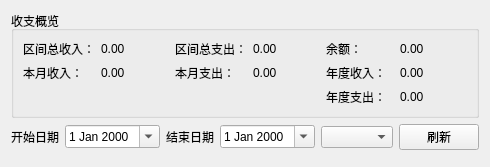
<?xml version="1.0" encoding="UTF-8"?>
<ui version="4.0">
 <class>StatisticsPage</class>
 <widget class="QWidget" name="StatisticsPage">
  <layout class="QVBoxLayout" name="mainLayout">
   <!-- 统计汇总 -->
   <item>
    <widget class="QGroupBox" name="summaryGroup">
     <property name="title"><string>收支概览</string></property>
     <layout class="QGridLayout" name="summaryGrid">
      <item row="0" column="0"><widget class="QLabel" name="l1"><property name="text"><string>区间总收入：</string></property></widget></item>
      <item row="0" column="1"><widget class="QLabel" name="totalIncomeLabel"><property name="text"><string>0.00</string></property></widget></item>
      <item row="0" column="2"><widget class="QLabel" name="l2"><property name="text"><string>区间总支出：</string></property></widget></item>
      <item row="0" column="3"><widget class="QLabel" name="totalExpenseLabel"><property name="text"><string>0.00</string></property></widget></item>
      <item row="0" column="4"><widget class="QLabel" name="l3"><property name="text"><string>余额：</string></property></widget></item>
      <item row="0" column="5"><widget class="QLabel" name="balanceLabel"><property name="text"><string>0.00</string></property></widget></item>
      <item row="1" column="0"><widget class="QLabel" name="l4"><property name="text"><string>本月收入：</string></property></widget></item>
      <item row="1" column="1"><widget class="QLabel" name="monthIncomeLabel"><property name="text"><string>0.00</string></property></widget></item>
      <item row="1" column="2"><widget class="QLabel" name="l5"><property name="text"><string>本月支出：</string></property></widget></item>
      <item row="1" column="3"><widget class="QLabel" name="monthExpenseLabel"><property name="text"><string>0.00</string></property></widget></item>
      <item row="1" column="4"><widget class="QLabel" name="l6"><property name="text"><string>年度收入：</string></property></widget></item>
      <item row="1" column="5"><widget class="QLabel" name="yearIncomeLabel"><property name="text"><string>0.00</string></property></widget></item>
      <item row="2" column="4"><widget class="QLabel" name="l7"><property name="text"><string>年度支出：</string></property></widget></item>
      <item row="2" column="5"><widget class="QLabel" name="yearExpenseLabel"><property name="text"><string>0.00</string></property></widget></item>
     </layout>
    </widget>
   </item>

   <!-- 日期范围 + 图表类型 -->
   <item>
    <layout class="QHBoxLayout" name="controlLayout">
     <item><widget class="QLabel" name="startLabel"><property name="text"><string>开始日期</string></property></widget></item>
     <item><widget class="QDateEdit" name="startDateEdit"><property name="calendarPopup"><bool>true</bool></property></widget></item>
     <item><widget class="QLabel" name="endLabel"><property name="text"><string>结束日期</string></property></widget></item>
     <item><widget class="QDateEdit" name="endDateEdit"><property name="calendarPopup"><bool>true</bool></property></widget></item>
     <item><widget class="QComboBox" name="chartTypeCombo"/></item>
     <item><widget class="QPushButton" name="refreshButton"><property name="text"><string>刷新</string></property></widget></item>
    </layout>
   </item>

   <!-- 图表区域 -->
   <item>
    <widget class="QWidget" name="chartContainer">
     <layout class="QVBoxLayout" name="chartLayout">
      <property name="leftMargin"><number>0</number></property>
      <property name="topMargin"><number>0</number></property>
      <property name="rightMargin"><number>0</number></property>
      <property name="bottomMargin"><number>0</number></property>
     </layout>
    </widget>
   </item>
  </layout>
 </widget>
</ui>
